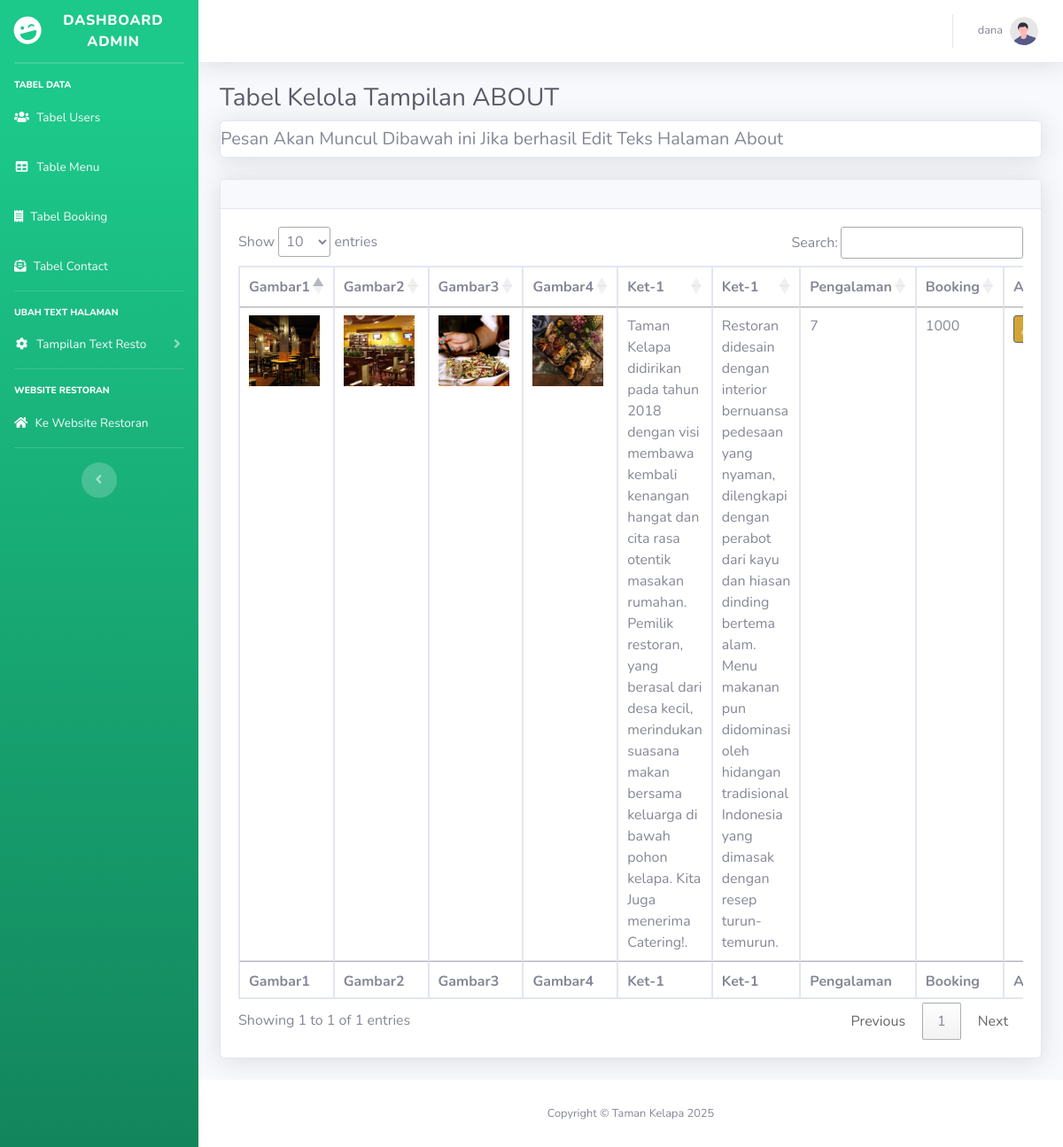
Screenshot of /adminform/tb_about.php (signed in) with the database file from the repository.
### tables this page shows
CREATE TABLE `about` (
  `id` int(11) NOT NULL,
  `gambar1` varchar(255) NOT NULL,
  `gambar2` varchar(255) NOT NULL,
  `gambar3` varchar(255) NOT NULL,
  `gambar4` varchar(255) NOT NULL,
  `ket1` varchar(1000) NOT NULL,
  `ket2` varchar(1000) NOT NULL,
  `pengalaman` int(3) NOT NULL,
  `booking` int(11) NOT NULL
);

### adminform/tb_about.php (the view, shortened to what this page needs)
<?php
include 'partials/header.php';
?>
        <div id="content-wrapper" class="d-flex flex-column">
            <div id="content">
                <nav class="navbar navbar-expand navbar-light bg-white topbar mb-4 static-top shadow">
                    <ul class="navbar-nav ml-auto">
                        <li class="nav-item dropdown no-arrow">
                            <a class="nav-link dropdown-toggle" href="#" id="userDropdown" role="button"
                                data-toggle="dropdown" aria-haspopup="true" aria-expanded="false">
                                <span class="mr-2 d-none d-lg-inline text-gray-600 small"><?= $_SESSION['username']?></span>
                                <img class="img-profile rounded-circle"
                                    src="img/undraw_profile.svg">
                            </a>
                        </li>
                    </ul>
                </nav>
                <div class="container-fluid">
                    <h1 class="h3 mb-2 text-gray-800">Tabel Kelola Tampilan ABOUT</h1>
                    <div class="card shadow mb-4">
                        <h3 class="h5 mb-2 mt-2">Pesan Akan Muncul Dibawah ini Jika berhasil Edit Teks Halaman About</h3>
                    </div>
                    <div class="card shadow mb-4">
                        <div class="card-header py-3">
                        </div>
                        <div class="card-body">
                            <div class="table-responsive">
                                <table class="table table-bordered" id="dataTable4" width="100%" cellspacing="0">
                                    <thead>
                                        <tr>
                                            <th>Gambar1</th>
                                            <th>Gambar2</th>
                                            <th>Gambar3</th>
                                            <th>Gambar4</th>
                                            <th>Ket-1</th>
                                            <th>Ket-1</th>
                                            <th>Pengalaman</th>
                                            <th>Booking</th>
                                            <th>Action</th>
                                        </tr>
                                    </thead>
                                    <tfoot>
                                        <tr>
                                        <th>Gambar1</th>
                                            <th>Gambar2</th>
                                            <th>Gambar3</th>
                                            <th>Gambar4</th>
                                            <th>Ket-1</th>
                                            <th>Ket-1</th>
                                            <th>Pengalaman</th>
                                            <th>Booking</th>
                                            <th>Action</th>
                                        </tr>
                                    </tfoot>
                                    <tbody>
                                        <?php
                                        $query = "SELECT * FROM about";
                                        $tampilkan = mysqli_query($koneksi,$query);
                                        while($data = $tampilkan->fetch_assoc()):?>
                                        <tr>
                                        <td><img src="uploads/<?= $data['gambar1']?>" alt="gambar1" width="80"></td>
                                        <td><img src="uploads/<?= $data['gambar2']?>" alt="gambar2" width="80"></td>
                                        <td><img src="uploads/<?= $data['gambar3']?>" alt="gambar3" width="80"></td>
                                        <td><img src="uploads/<?= $data['gambar4']?>" alt="gambar4" width="80"></td>
                                            <td><?= $data['ket1']?></td>
                                            <td><?= $data['ket2']?></td>
                                            <td><?= $data['pengalaman']?></td>
                                            <td><?= $data['booking']?></td>
                                            <td><button class="btn btn-warning btn-icon-split btn-sm border border-dark" data-toggle="modal" data-target="#update-aboutModal"
                                                data-id="<?= $data['id']; ?>"
                                                data-gambar1="<?= $data['gambar1'];?>"
                                                data-gambar2="<?= $data['gambar2']; ?>"
                                                data-gambar3="<?= $data['gambar3']; ?>"
                                                data-gambar4="<?= $data['gambar4']; ?>"
                                                data-ket1="<?= $data['ket1']; ?>"
                                                data-ket2="<?= $data['ket2']; ?>"
                                                data-pengalaman="<?= $data['pengalaman']; ?>"
                                                data-booking="<?= $data['booking'] ?>">
                                                <span class="icon text-white-50"><i class="fas fa-pen"></i></span> <span class="text">Update</span>
                                            </button>
                                            </td>
                                        </tr>
                                        <?php endwhile; ?>
                                    </tbody>
                                </table>
                            </div>
                        </div>
                    </div>
                </div>
    <?php include 'partials/footer.php'?>

### rows the page displays
about: gambar1 (picture), gambar2 (picture), gambar3 (picture), gambar4 (picture), ket1 "Taman Kelapa didirikan pada tahun 2018 dengan visi membawa kembali kenangan hangat dan cita rasa otentik masakan rumahan. Pemilik restoran, yang berasal dari desa kecil, merindukan suasana makan bersama keluarga di bawah pohon kelapa. Kita Juga menerima Catering!.", ket2 "Restoran didesain dengan interior bernuansa pedesaan yang nyaman, dilengkapi dengan perabot dari kayu dan hiasan dinding bertema alam. Menu makanan pun didominasi oleh hidangan tradisional Indonesia yang dimasak dengan resep turun-temurun.", pengalaman "7", booking "1000"

### other values shown
$_SESSION['username'] "dana"
